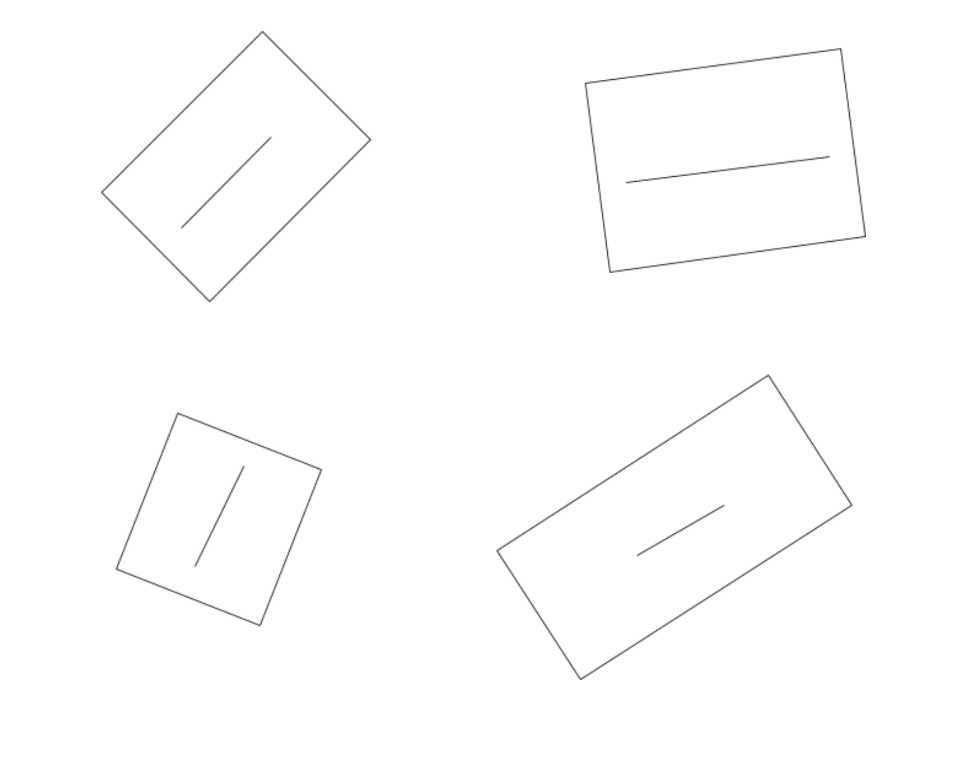
#> input picture image.png, 977 x 758 px
$ jupyter execute task2.ipynb
#> lines starting #> are read from the running program, lines starting #| are printed output that depends on the picture; after the words box and inside, x2 and y2 are one past the last pixel; in counts of white or black regions, pixels touching at a corner belong together
[cell 1]
import cv2
import numpy as np
import matplotlib.pyplot as plt

def order_points(pts):
    rect = np.zeros((4, 2), dtype="float32")
    s = pts.sum(axis=1)
    rect[0] = pts[np.argmin(s)]  # top-left
    rect[2] = pts[np.argmax(s)]  # bottom-right
    diff = np.diff(pts, axis=1)
    rect[1] = pts[np.argmin(diff)]  # top-right
    rect[3] = pts[np.argmax(diff)]  # bottom-left
    return rect

def four_point_transform(image, pts):
    rect = order_points(pts)
    (tl, tr, br, bl) = rect
    widthA = np.linalg.norm(br - bl)
    widthB = np.linalg.norm(tr - tl)
    maxWidth = max(int(widthA), int(widthB))
    heightA = np.linalg.norm(tr - br)
    heightB = np.linalg.norm(tl - bl)
    maxHeight = max(int(heightA), int(heightB))
    dst = np.array([
        [0, 0],
        [maxWidth - 1, 0],
        [maxWidth - 1, maxHeight - 1],
        [0, maxHeight - 1]], dtype="float32")
    M = cv2.getPerspectiveTransform(rect, dst)
    warped = cv2.warpPerspective(image, M, (maxWidth, maxHeight))
    return warped

# Load image
image = cv2.imread('image.png')
#> image is the input picture: shape (758, 977, 3); min 49, max 255, mean 253.7
gray = cv2.cvtColor(image, cv2.COLOR_BGR2GRAY)
_, thresh = cv2.threshold(gray, 200, 255, cv2.THRESH_BINARY_INV)
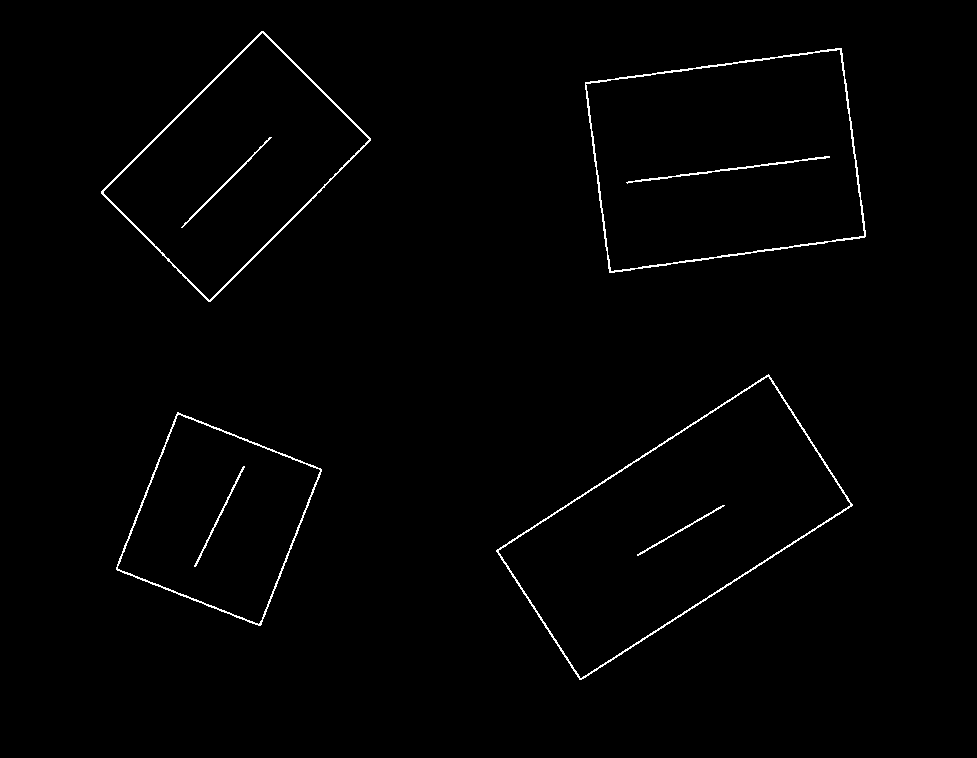
#> thresh: shape (758, 977); 1% white in thin lines or dots, all inside (x1, y1, x2, y2) = (101, 31, 866, 680)

# Find all contours
contours, _ = cv2.findContours(thresh, cv2.RETR_EXTERNAL, cv2.CHAIN_APPROX_SIMPLE)
#> contours = 4 contours; box (x1, y1, x2, y2) and area: (496, 374, 853, 680) 50290, (585, 48, 866, 273) 49434, (101, 31, 371, 302) 35454, (116, 412, 322, 626) 26198

aligned_rectangles = []

for contour in contours:
    epsilon = 0.02 * cv2.arcLength(contour, True)
    approx = cv2.approxPolyDP(contour, epsilon, True)
    if len(approx) == 4:
        pts = approx.reshape(4, 2)
        warped = four_point_transform(image, pts)

        # Make vertical: rotate if width > height
        h, w = warped.shape[:2]
        if w > h:
            # Rotate 90 degrees clockwise
            warped = cv2.rotate(warped, cv2.ROTATE_90_CLOCKWISE)

        aligned_rectangles.append(warped)
#> this loop made 4 passes
#> (epsilon, pts, widthA in four_point_transform, widthB in four_point_transform, maxWidth in four_point_transform, heightA in four_point_transform) on passes 1 to 4: (13.97, [[177, 412], [116, 569], [260, 625], [321, 469]], 154.5, 154.9, 154, 167.5), (20.38, [[768, 374], [496, 550], [579, 679], [852, 505]], 323.7, 324, 323, 155.6), (18.78, [[841, 48], [585, 82], [609, 272], [864, 237]], 257.4, 258.2, 258, 190.4), (15.4, [[263, 31], [101, 191], [208, 301], [370, 140]], 228.4, 227.7, 228, 152.7)
#> pass 1, in four_point_transform, `warped = cv2.warpPerspective(image, M, (maxWidth, maxHeight))`:
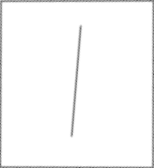
#> warped: shape (168, 154, 3); min 77, max 255, mean 248.9
#> pass 2, in four_point_transform (call 2), `warped = cv2.warpPerspective(image, M, (maxWidth, maxHeight))`:
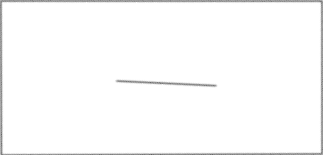
#> warped: shape (155, 323, 3); min 95, max 255, mean 250.5
#> pass 2, `warped = cv2.rotate(warped, cv2.ROTATE_90_CLOCKWISE)`:
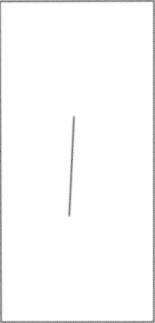
#> warped: shape (323, 155, 3); min 95, max 255, mean 250.5
#> pass 3, in four_point_transform (call 3), `warped = cv2.warpPerspective(image, M, (maxWidth, maxHeight))`:
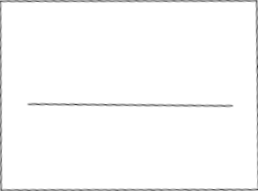
#> warped: shape (191, 258, 3); min 59, max 255, mean 250.2
#> after the loop, aligned_rectangles = 4 items

# Display each aligned rectangle separately
for i, rect_img in enumerate(aligned_rectangles):
    # Save the image
    cv2.imwrite(f'aligned_rectangle_{i+1}.png', rect_img)

    # Display the image
    plt.figure()
    plt.title(f'Aligned Rectangle {i+1}')
    plt.imshow(cv2.cvtColor(rect_img, cv2.COLOR_BGR2RGB))
    plt.axis('off')
#> this loop made 4 passes

plt.show()
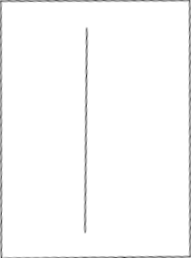
#> shown: shape (258, 191, 3); min 59, max 255, mean 250.2
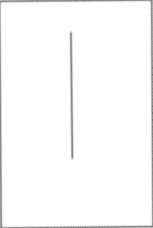
#> shown: shape (228, 153, 3); min 105, max 255, mean 250.2

$ run again, with rectangle_numbering.png copied over image.png
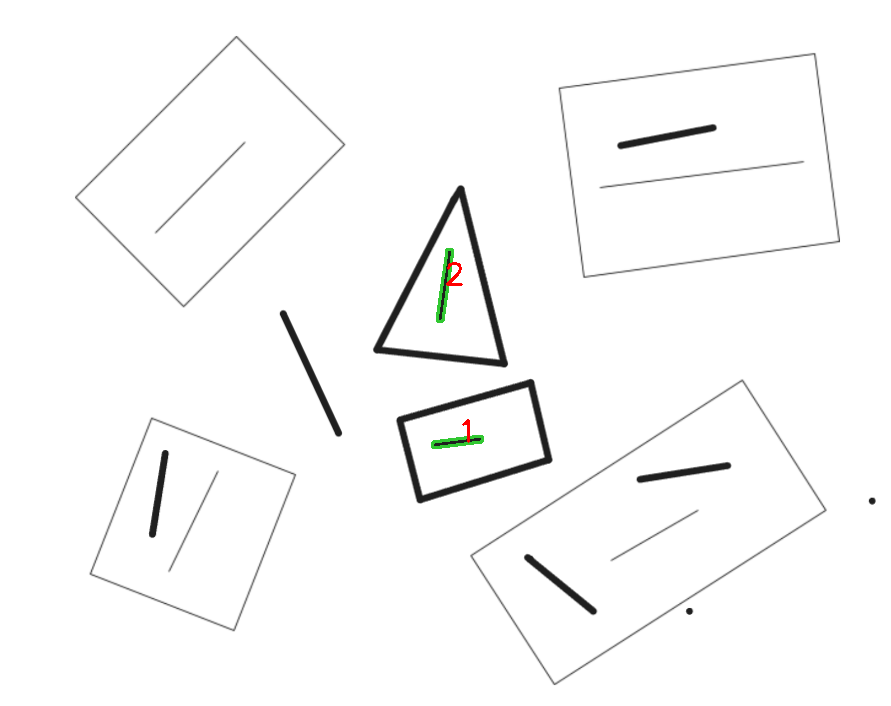
#> input picture rectangle_numbering.png, 891 x 706 px
#> image is the input picture: shape (706, 891, 3); mean B, G, R 249.5, 249.7, 249.6
#> `_, thresh = cv2.threshold(gray, 200, 255, cv2.THRESH_BINARY_INV)`:
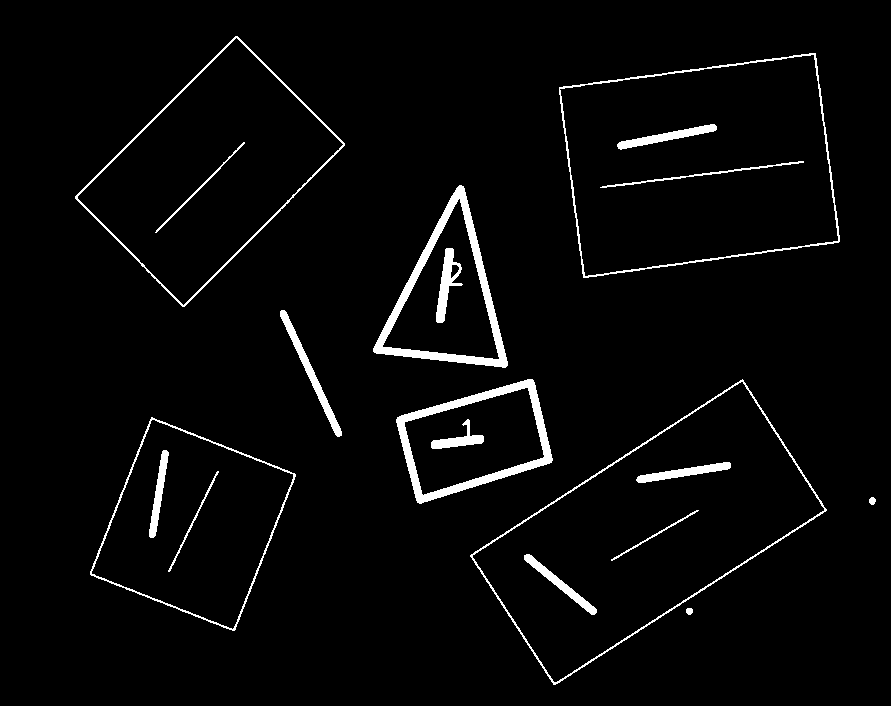
#> thresh: shape (706, 891); 3.2% white; 19 white regions
#> contours = 9 contours; largest, box (x1, y1, x2, y2) and area: (470, 379, 827, 685) 50310, (559, 53, 840, 278) 49443, (75, 36, 345, 307) 35448, (90, 417, 296, 631) 26214, (373, 185, 508, 368) 12624
#> the loop `for contour in contours:` made 9 passes
#> (epsilon, pts, widthA in four_point_transform, widthB in four_point_transform, maxWidth in four_point_transform, heightA in four_point_transform) on passes 3 to 5: (13.97, [[151, 417], [90, 574], [234, 630], [295, 474]], 154.5, 154.9, 154, 167.5), (20.38, [[742, 379], [470, 555], [553, 684], [826, 510]], 323.7, 324, 323, 155.6), (9.76, [[532, 379], [397, 417], [417, 502], [551, 462]], 139.8, 140.2, 140, 85.15)
#> after the loop `for contour in contours:`: aligned_rectangles = 5 items
#> the loop `for i, rect_img in enumerate(aligned_rectangles):` made 5 passes
#> `plt.show()`:
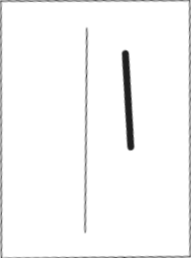
#> shown: shape (258, 191, 3); min 31, max 255, mean 247.2
